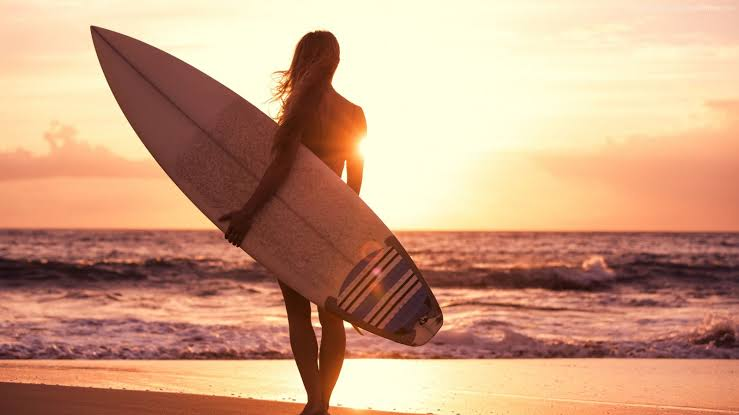
#> input picture python prg/pic_list/images (9).jpeg, 739 x 415 px, found by its file name
$ python im1.py
#> lines starting #> are read from the running program, lines starting #| are printed output that depends on the picture
import cv2
import numpy as np
import matplotlib.pyplot as plt
#% matplotlib qt
# This is a magic command to display in an external window

path=r'pic_list/images (9).jpeg'
image = cv2.imread(path, 1)
#> image is the input picture: shape (415, 739, 3); mean B, G, R 128.2, 157.9, 203
# Loading the image

half = cv2.resize(image, (0, 0), fx = 0.1, fy = 0.1)
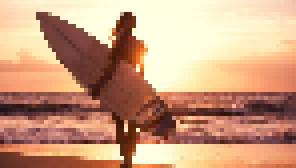
#> half: shape (42, 74, 3) (shown 4 times larger); mean B, G, R 127.4, 157.1, 202.2
bigger = cv2.resize(image, (1050, 1610))
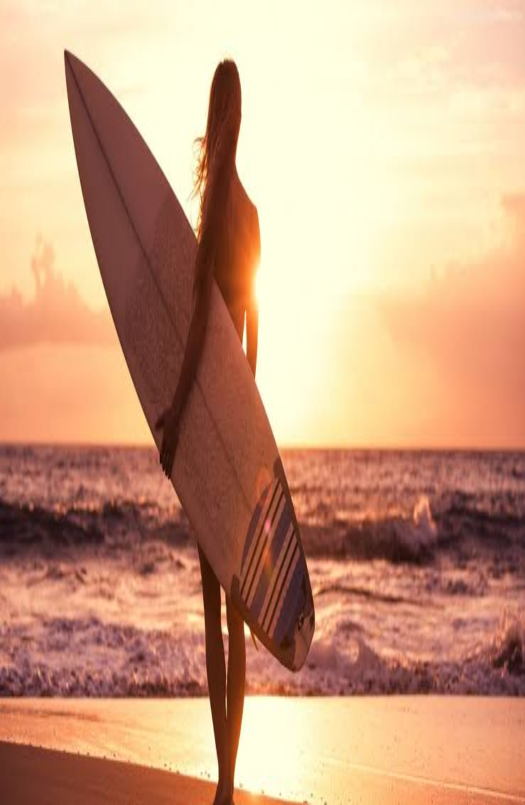
#> bigger: shape (1610, 1050, 3) (shown at 1/2 size); mean B, G, R 128.1, 157.8, 203

stretch_near = cv2.resize(image, (780, 540),
			interpolation = cv2.INTER_NEAREST)
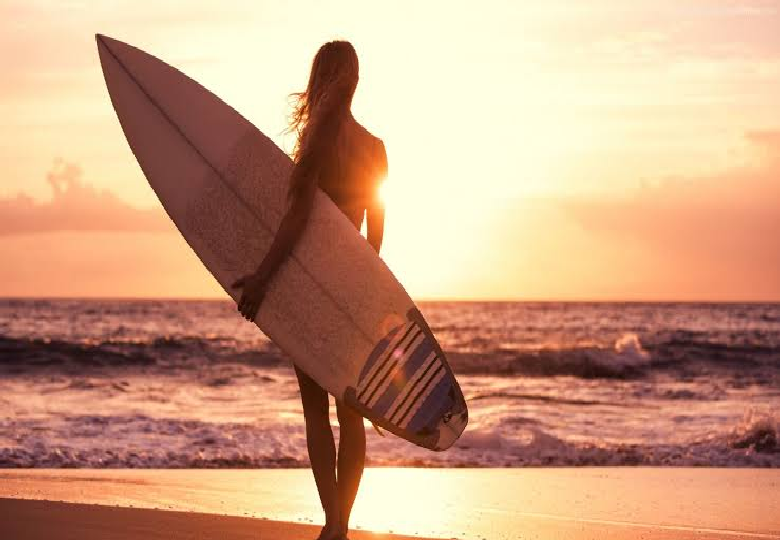
#> stretch_near: shape (540, 780, 3); mean B, G, R 128.3, 158, 203.1


Titles =["Original", "Half", "Bigger", "Interpolation Nearest"]
images =[image, half, bigger, stretch_near]
count = 4

for i in range(count):
	plt.subplot(2, 2, i + 1)
	plt.title(Titles[i])
	plt.imshow(images[i])

plt.show()
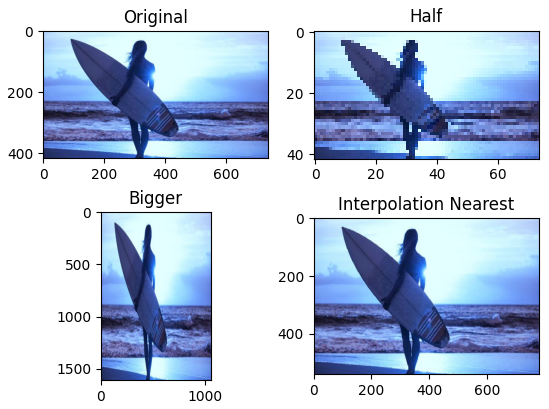
#> figure drawn by matplotlib, 4 panels; B, G, R data is drawn as R, G, B

$ run again, with python prg/pic_list/images (11).jpeg copied over python prg/pic_list/images (9).jpeg
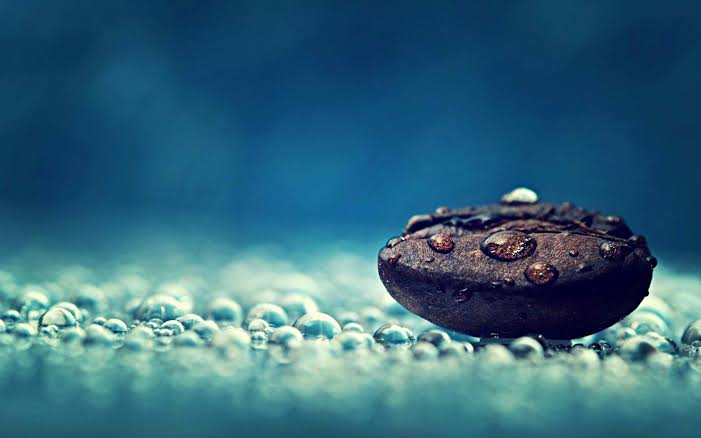
#> input picture python prg/pic_list/images (11).jpeg, 701 x 438 px, found by its file name
#> image is the input picture: shape (438, 701, 3); mean B, G, R 124.5, 103.5, 52.6
#> `stretch_near = cv2.resize(image, (780, 540), interpolation = cv2.INTER..`:
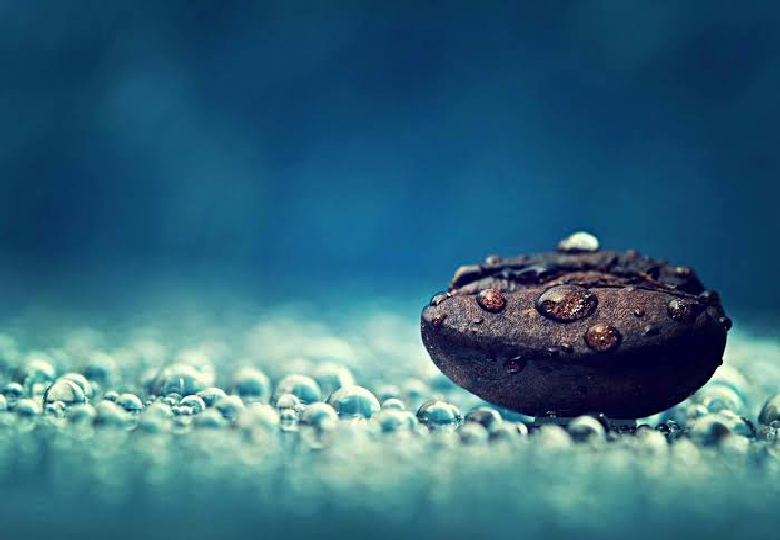
#> stretch_near: shape (540, 780, 3); mean B, G, R 124.5, 103.5, 52.5
#> `plt.show()`:
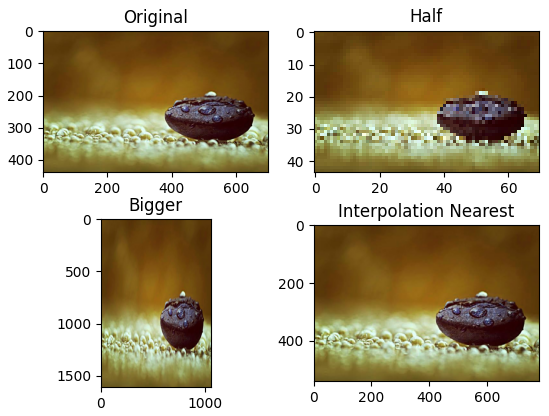
#> figure drawn by matplotlib, 4 panels; B, G, R data is drawn as R, G, B

$ run again, with python prg/pic_list/images (2).jpeg copied over python prg/pic_list/images (9).jpeg
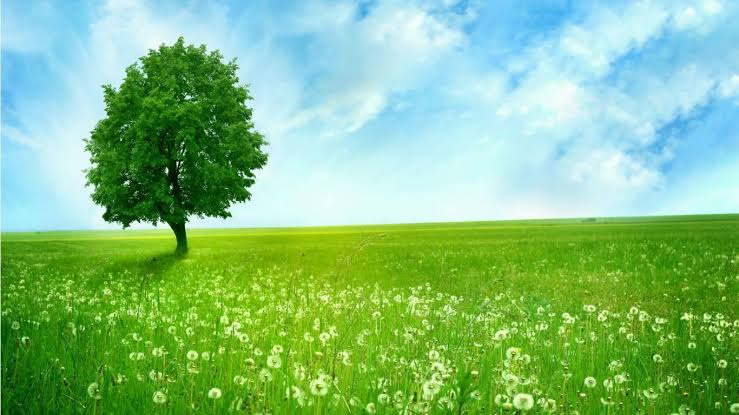
#> input picture python prg/pic_list/images (2).jpeg, 739 x 415 px, found by its file name
#> image is the input picture: shape (415, 739, 3); mean B, G, R 129.4, 189.8, 131.4
#> `stretch_near = cv2.resize(image, (780, 540), interpolation = cv2.INTER..`:
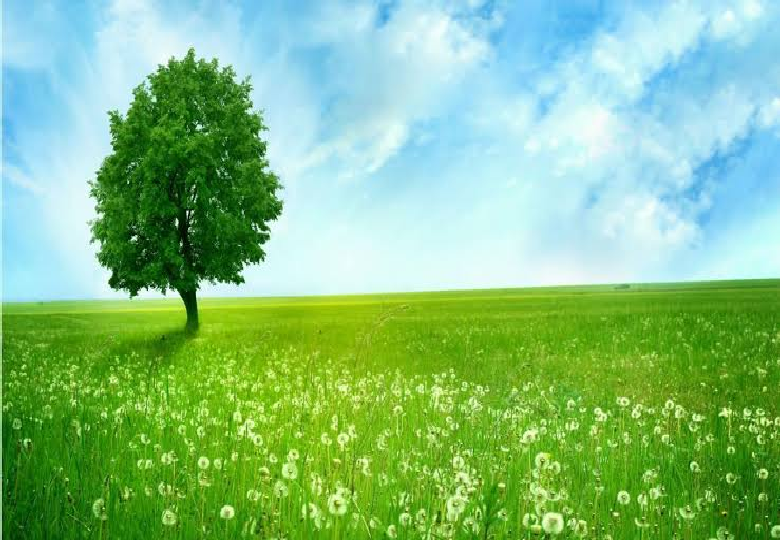
#> stretch_near: shape (540, 780, 3); mean B, G, R 129.6, 189.9, 131.6
#> `plt.show()`:
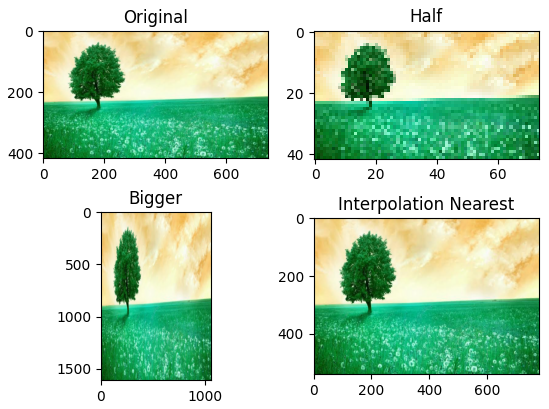
#> figure drawn by matplotlib, 4 panels; B, G, R data is drawn as R, G, B

$ run again, with python prg/pic_list/images (3).jpeg copied over python prg/pic_list/images (9).jpeg
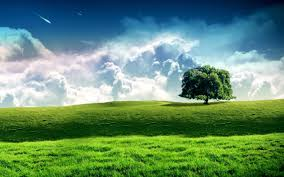
#> input picture python prg/pic_list/images (3).jpeg, 284 x 177 px, found by its file name
#> image is the input picture: shape (177, 284, 3); mean B, G, R 111.4, 141.6, 101
#> `stretch_near = cv2.resize(image, (780, 540), interpolation = cv2.INTER..`:
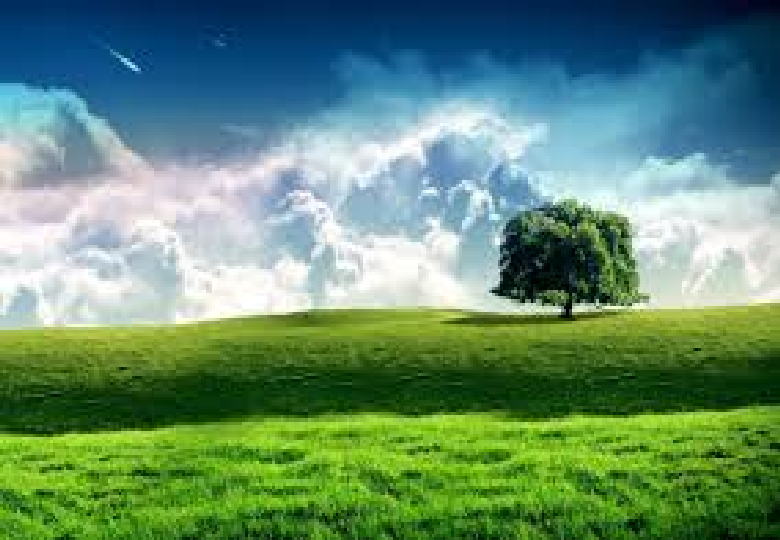
#> stretch_near: shape (540, 780, 3); mean B, G, R 111.5, 141.7, 101.1
#> `plt.show()`:
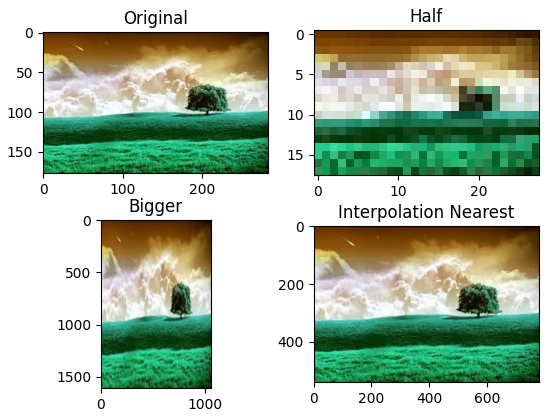
#> figure drawn by matplotlib, 4 panels; B, G, R data is drawn as R, G, B
